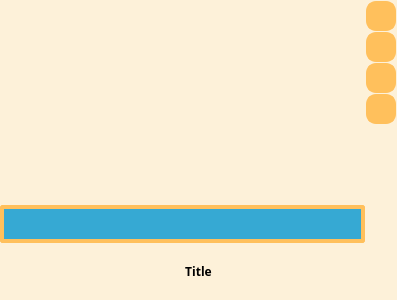
<?xml version="1.0" encoding="UTF-8"?>
<ui version="4.0">
 <class>Form</class>
 <widget class="QWidget" name="Form">
  <property name="geometry">
   <rect>
    <x>0</x>
    <y>0</y>
    <width>397</width>
    <height>300</height>
   </rect>
  </property>
  <property name="mouseTracking">
   <bool>true</bool>
  </property>
  <property name="windowTitle">
   <string>Form</string>
  </property>
  <property name="styleSheet">
   <string notr="true">
/**/
QWidget{
    background-color:#fdf1d9;
    font-family:Poiret One;
    font: bold;
}

QPushButton{
    background-color: #ffc05c;
    border-style: solid;
    border-width: 2px;
    border-radius: 10px;
    border-color: #ffc05c;
    font: bold 18px;
    /*min-width: 10em;*/
    padding: 8px;
	color:#2584a7;

}

QPushButton:pressed/*,  QPushButton:checked*/{
    border-width: 5px;
	border-radius: 15px;
	font:  15px;
	border-color: #fe6d73;
}

QPushButton:checked{
	border-color: #ffc05c;
}

QPushButton:hover{
	border-color: #fe6d73;
	/*border-width: 3px;
	border-radius: 8px;*/
}

QComboBox {
	border: 2px solid #ffc05c;
	border-radius: 3px;
	background: #36a9d3;
	padding: 1px 23px 1px 3px;
	min-width: 6em;
	color: #1a5d75;
    font-size: 18px;
}

QComboBox::drop-down {
	subcontrol-origin: padding;
	subcontrol-position: top right;
	width: 20px;
	border-top-right-radius: 3px;
	border-bottom-right-radius: 3px;
}
QComboBox::down-arrow {
     image: url(file:///../UI/images/icon_down_arrow.png);
	/*image: url(file:///../UI/images/icon_edit.png);*/
	width: 20px;
	height: 20px;
}

QComboBox QAbstractItemView{
	background-color: #fdf1d9;
	/*color: #1a5d75;*/
	selection-background-color: #ffc05c;
	/*selection-color: #2584a7;*/
}

QToolTip {
    opacity: 300;
	border: 2px solid #ffc05c;
    border-radius: 4px;
    padding: 2px;
    background-color: #fdf1d9;
}

QComboBox {
	border: 4px solid #ffc05c;
	border-radius: 3px;
	background: #36a9d3;
	padding: 1px 23px 1px 3px;
	min-width: 6em;
	color: #1a5d75;
    font-size: 18px;
}

QComboBox::drop-down {
	subcontrol-origin: padding;
	subcontrol-position: top right;
	width: 20px;
	border-top-right-radius: 3px;
	border-bottom-right-radius: 3px;
}

QComboBox::down-arrow {
    image: url(file:///../UI/images/icon_down_arrow.png);
	width: 20px;
	height: 20px;
}

 
QComboBox QAbstractItemView{
	background-color: #fdf1d9;
	/*color: #1a5d75;*/
	selection-background-color: #ffc05c;
	/*selection-color: #2584a7;*/
}

QFrame #frame_buttons{
    background-color:transparent;
}

QMenu::item {
    icon-size:50px 50px;
}
/**/
</string>
  </property>
  <layout class="QGridLayout" name="gridLayout">
   <property name="leftMargin">
    <number>0</number>
   </property>
   <property name="topMargin">
    <number>0</number>
   </property>
   <property name="rightMargin">
    <number>0</number>
   </property>
   <property name="bottomMargin">
    <number>0</number>
   </property>
   <property name="spacing">
    <number>0</number>
   </property>
   <item row="0" column="0">
    <widget class="QFrame" name="frame">
     <property name="frameShape">
      <enum>QFrame::NoFrame</enum>
     </property>
     <property name="frameShadow">
      <enum>QFrame::Raised</enum>
     </property>
     <layout class="QGridLayout" name="gridLayout_2">
      <property name="leftMargin">
       <number>0</number>
      </property>
      <property name="topMargin">
       <number>0</number>
      </property>
      <property name="rightMargin">
       <number>0</number>
      </property>
      <property name="bottomMargin">
       <number>0</number>
      </property>
      <property name="spacing">
       <number>0</number>
      </property>
      <item row="0" column="1" colspan="5">
       <widget class="QFrame" name="frame_card">
        <property name="sizePolicy">
         <sizepolicy hsizetype="Preferred" vsizetype="Expanding">
          <horstretch>0</horstretch>
          <verstretch>0</verstretch>
         </sizepolicy>
        </property>
        <property name="frameShape">
         <enum>QFrame::NoFrame</enum>
        </property>
        <property name="frameShadow">
         <enum>QFrame::Raised</enum>
        </property>
        <layout class="QGridLayout" name="gridLayout_5">
         <property name="leftMargin">
          <number>0</number>
         </property>
         <property name="topMargin">
          <number>0</number>
         </property>
         <property name="rightMargin">
          <number>0</number>
         </property>
         <property name="bottomMargin">
          <number>0</number>
         </property>
         <property name="spacing">
          <number>0</number>
         </property>
         <item row="0" column="0" colspan="2">
          <widget class="QLabel" name="label_image">
           <property name="sizePolicy">
            <sizepolicy hsizetype="Expanding" vsizetype="Expanding">
             <horstretch>0</horstretch>
             <verstretch>0</verstretch>
            </sizepolicy>
           </property>
           <property name="text">
            <string/>
           </property>
           <property name="alignment">
            <set>Qt::AlignCenter</set>
           </property>
          </widget>
         </item>
         <item row="0" column="1" rowspan="3">
          <widget class="QFrame" name="frame_buttons">
           <property name="sizePolicy">
            <sizepolicy hsizetype="Minimum" vsizetype="Preferred">
             <horstretch>0</horstretch>
             <verstretch>0</verstretch>
            </sizepolicy>
           </property>
           <property name="frameShape">
            <enum>QFrame::NoFrame</enum>
           </property>
           <property name="frameShadow">
            <enum>QFrame::Raised</enum>
           </property>
           <layout class="QGridLayout" name="gridLayout_3">
            <property name="sizeConstraint">
             <enum>QLayout::SetMinimumSize</enum>
            </property>
            <property name="leftMargin">
             <number>1</number>
            </property>
            <property name="topMargin">
             <number>1</number>
            </property>
            <property name="rightMargin">
             <number>1</number>
            </property>
            <property name="bottomMargin">
             <number>1</number>
            </property>
            <property name="horizontalSpacing">
             <number>0</number>
            </property>
            <property name="verticalSpacing">
             <number>1</number>
            </property>
            <item row="4" column="0">
             <spacer name="verticalSpacer">
              <property name="orientation">
               <enum>Qt::Vertical</enum>
              </property>
              <property name="sizeHint" stdset="0">
               <size>
                <width>20</width>
                <height>40</height>
               </size>
              </property>
             </spacer>
            </item>
            <item row="2" column="0">
             <widget class="QPushButton" name="pB_edit">
              <property name="maximumSize">
               <size>
                <width>30</width>
                <height>30</height>
               </size>
              </property>
              <property name="toolTip">
               <string>Changer de recette</string>
              </property>
              <property name="text">
               <string/>
              </property>
              <property name="iconSize">
               <size>
                <width>23</width>
                <height>23</height>
               </size>
              </property>
              <property name="checkable">
               <bool>true</bool>
              </property>
             </widget>
            </item>
            <item row="0" column="0">
             <widget class="QPushButton" name="pB_next">
              <property name="maximumSize">
               <size>
                <width>30</width>
                <height>30</height>
               </size>
              </property>
              <property name="toolTip">
               <string>Recette suivante</string>
              </property>
              <property name="text">
               <string/>
              </property>
              <property name="iconSize">
               <size>
                <width>23</width>
                <height>23</height>
               </size>
              </property>
             </widget>
            </item>
            <item row="3" column="0">
             <widget class="QPushButton" name="pB_delete">
              <property name="maximumSize">
               <size>
                <width>30</width>
                <height>30</height>
               </size>
              </property>
              <property name="toolTip">
               <string>Supprimer cette recette</string>
              </property>
              <property name="text">
               <string/>
              </property>
              <property name="iconSize">
               <size>
                <width>23</width>
                <height>23</height>
               </size>
              </property>
             </widget>
            </item>
            <item row="1" column="0">
             <widget class="QPushButton" name="pB_add">
              <property name="maximumSize">
               <size>
                <width>30</width>
                <height>30</height>
               </size>
              </property>
              <property name="toolTip">
               <string>Ajouter une recette</string>
              </property>
              <property name="text">
               <string/>
              </property>
              <property name="iconSize">
               <size>
                <width>23</width>
                <height>23</height>
               </size>
              </property>
             </widget>
            </item>
           </layout>
          </widget>
         </item>
         <item row="3" column="0" colspan="3">
          <widget class="QLabel" name="label_title">
           <property name="sizePolicy">
            <sizepolicy hsizetype="Preferred" vsizetype="Minimum">
             <horstretch>0</horstretch>
             <verstretch>0</verstretch>
            </sizepolicy>
           </property>
           <property name="text">
            <string>Title</string>
           </property>
           <property name="alignment">
            <set>Qt::AlignBottom|Qt::AlignHCenter</set>
           </property>
           <property name="wordWrap">
            <bool>true</bool>
           </property>
          </widget>
         </item>
         <item row="4" column="0" colspan="3">
          <widget class="QFrame" name="frame_3">
           <property name="frameShape">
            <enum>QFrame::NoFrame</enum>
           </property>
           <property name="frameShadow">
            <enum>QFrame::Raised</enum>
           </property>
           <layout class="QGridLayout" name="gridLayout_4">
            <property name="leftMargin">
             <number>0</number>
            </property>
            <property name="topMargin">
             <number>0</number>
            </property>
            <property name="rightMargin">
             <number>0</number>
            </property>
            <property name="bottomMargin">
             <number>0</number>
            </property>
            <property name="spacing">
             <number>0</number>
            </property>
            <item row="0" column="0">
             <spacer name="horizontalSpacer_2">
              <property name="orientation">
               <enum>Qt::Horizontal</enum>
              </property>
              <property name="sizeHint" stdset="0">
               <size>
                <width>40</width>
                <height>20</height>
               </size>
              </property>
             </spacer>
            </item>
            <item row="0" column="1">
             <layout class="QHBoxLayout" name="hL">
              <property name="spacing">
               <number>0</number>
              </property>
             </layout>
            </item>
            <item row="0" column="2">
             <spacer name="horizontalSpacer_3">
              <property name="orientation">
               <enum>Qt::Horizontal</enum>
              </property>
              <property name="sizeHint" stdset="0">
               <size>
                <width>40</width>
                <height>20</height>
               </size>
              </property>
             </spacer>
            </item>
           </layout>
          </widget>
         </item>
         <item row="2" column="0">
          <spacer name="horizontalSpacer">
           <property name="orientation">
            <enum>Qt::Horizontal</enum>
           </property>
           <property name="sizeHint" stdset="0">
            <size>
             <width>40</width>
             <height>20</height>
            </size>
           </property>
          </spacer>
         </item>
         <item row="1" column="0">
          <widget class="QComboBox" name="comboBox"/>
         </item>
        </layout>
       </widget>
      </item>
     </layout>
    </widget>
   </item>
  </layout>
 </widget>
 <resources/>
 <connections/>
</ui>
